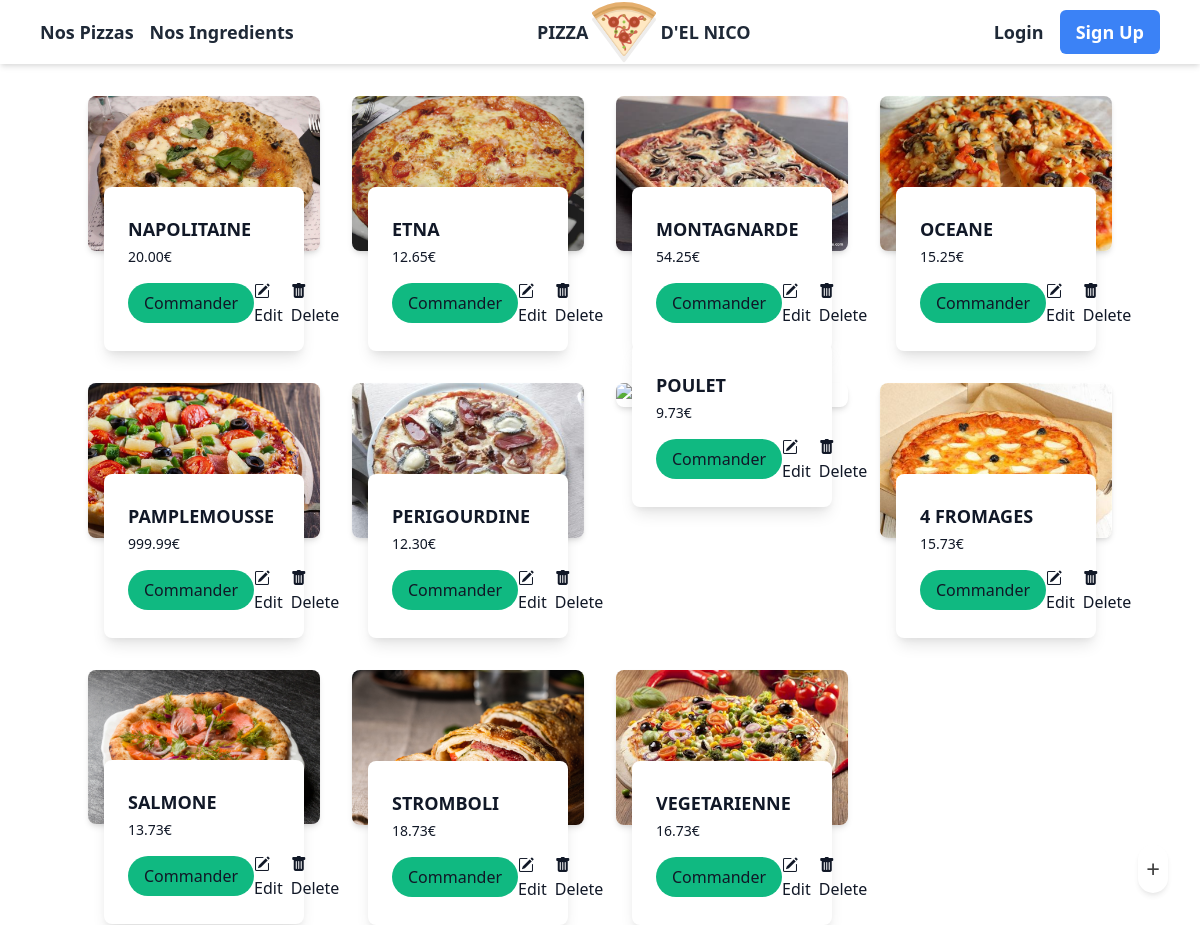
Before: / with the older database file.
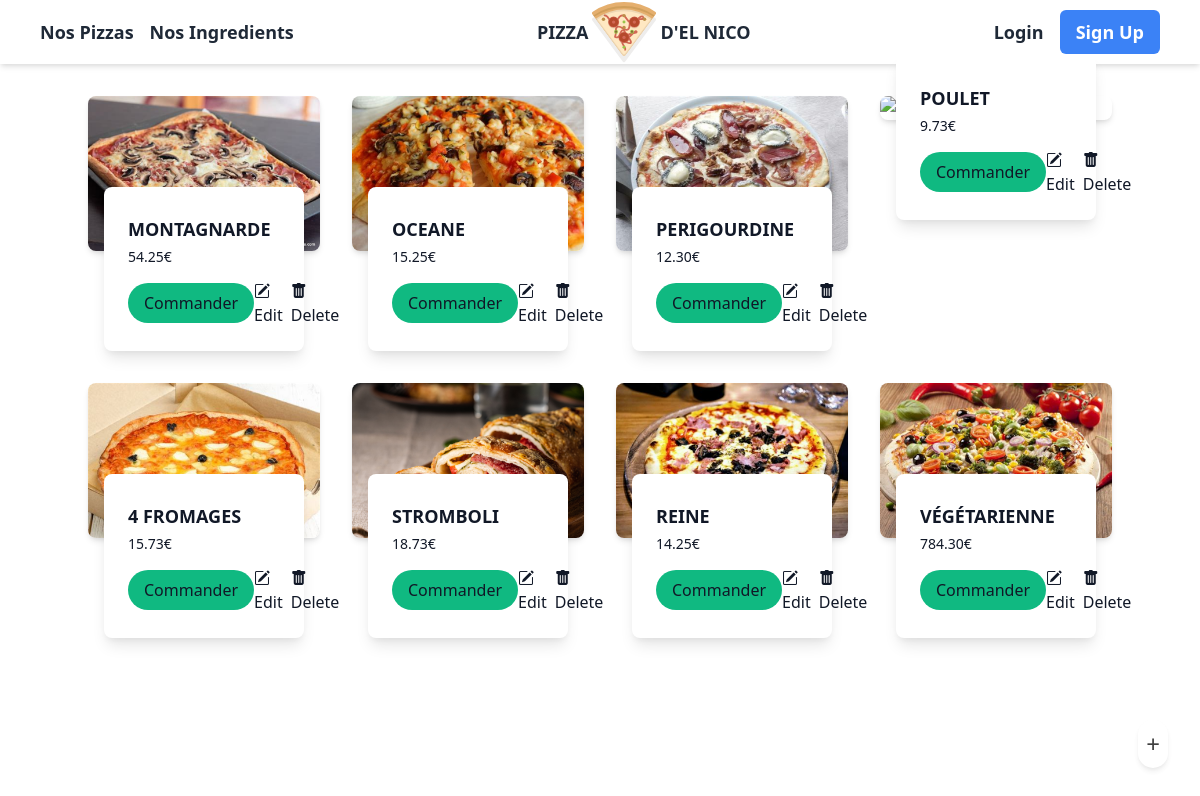
After: the same page with the newer database file.
### webpizza/models.py (models this page shows, shortened)
class Pizza(models.Model):
    idPizza = models.AutoField(primary_key=True)
    nomPizza = models.CharField(max_length=50, verbose_name='nom de la pizza')
    prix = models.DecimalField(max_digits=50, decimal_places=2, verbose_name='prix de la pizza')
    imagePizza = models.ImageField(upload_to='images/', null=True, blank=True)

### webpizza/views/Pizza.py (the view)
# urls.py: path('', PizzaView.pizzas),
    @staticmethod
    def pizzas(request):
        lesPizzas = Pizza.objects.all()
        return render(request, 'applipizza/pizzas.html', {'pizzas': lesPizzas})

### templates/applipizza/pizzas.html
{% extends 'applipizza/base.html' %}
{% block main %}
<div class="container mx-auto mt-8">
    <section class="grid grid-cols-1 sm:grid-cols-2 lg:grid-cols-4 gap-8">
        {% for piz in pizzas %}
            <div class="relative antialiased text-gray-900">
                <a href="{{ piz.idPizza }}">
                    <img src="{{ MEDIA_URL }}{{ piz.imagePizza }}" alt="{{ piz.nomPizza }}" class="w-full object-cover object-center rounded-lg shadow-md">
                </a>
                <div class="relative px-4 -mt-16 sm:px-6 lg:px-4">
                    <div class="bg-white p-6 rounded-lg shadow-lg">
                        <h4 class="mt-1 text-lg sm:text-xl lg:text-lg xl:text-xl font-semibold uppercase leading-tight truncate">{{ piz.nomPizza }}</h4>
                        <div class="mt-1 text-sm sm:text-base lg:text-sm xl:text-base">
                            {{ piz.prix }}€
                        </div>
                        <div class="mt-3 flex items-center justify-between">
                            <button type="button" class="btn btn-primary rounded-full bg-green-500 hover:bg-green-600 mt-2 sm:mt-0 px-4 py-2">Commander</button>
                            <div class="flex space-x-2">
                                <a href="{{ piz.idPizza }}/update" class="btn btn-sm btn-outline-warning">
                                    <i class="bi bi-pencil-square"></i> Edit
                                </a>
                                <a href="{{ piz.idPizza }}/delete" class="btn btn-sm btn-outline-danger">
                                    <i class="bi bi-trash-fill"></i> Delete
                                </a>
                            </div>
                        </div>
                    </div>
                </div>
            </div>
        {% endfor %}
    </section>
    <a href="/pizzas/add" class="fixed bottom-8 right-8 inline-block opacity-75 bg-white rounded-full p-2 shadow-md">
        <span class="text-2xl">+</span>
    </a>
</div>
{% endblock %}

### templates/applipizza/base.html (shortened to what this page needs)
{%  load tailwind_tags %}
<!DOCTYPE html>
<html lang="en">
<head>
    <link rel="stylesheet" href="https://cdn.jsdelivr.net/npm/bootstrap-icons@1.11.2/font/bootstrap-icons.min.css">
    {%  tailwind_css %}
</head>
<body>
    {%  include 'applipizza/header.html' %}
    {% block main %}{% endblock %}
</body>
</html>

### templates/applipizza/header.html
{% load static %}
<header class="bg-white text-gray-800 p-0 md:px-10 flex flex-col md:flex-row justify-between items-center shadow-md mx-auto w-70">
    <div class="md:flex space-x-4 mb-2 md:mb-0 hidden md:block">
        <a href="/pizzas/" class="text-gray-800 hover:text-blue-500 transition duration-300 font-bold text-lg">Nos Pizzas</a>
        <a href="/ingredients/" class="text-gray-800 hover:text-blue-500 transition duration-300 font-bold text-lg">Nos Ingredients</a>
    </div>
    <div class="flex items-center space-x-1 flex-grow justify-center mb-4 md:mb-0" style="margin: 0">
        <p class="text-lg font-bold font-inter">PIZZA</p>
        <img src="{% static 'logo.svg' %}" alt="Logo" class="h-16 w-16 mx-1">
        <p class="text-lg font-bold font-inter">D'EL NICO</p>
    </div>
    <div class="md:flex space-x-4 items-center mb-2 md:mb-0 hidden">
        <form method="get" action="/login/" class="m-0">
            <button type="submit" class="text-gray-800 hover:text-blue-500 transition duration-300 font-bold text-lg">Login</button>
        </form>
        <form method="get" action="/register/" class="m-0">
            <button type="submit" class="bg-blue-500 text-white px-4 py-2 rounded-md font-bold text-lg">Sign Up</button>
        </form>
    </div>
</header>

Changed rows visible on the page:
removed Pizza: imagePizza (picture), nomPizza "NAPOLITAINE", prix "20.00"
removed Pizza: imagePizza (picture), nomPizza "ETNA", prix "12.65"
removed Pizza: imagePizza (picture), nomPizza "PAMPLEMOUSSE", prix "999.99"
removed Pizza: imagePizza (picture), nomPizza "SALMONE", prix "13.73"
removed Pizza: imagePizza (picture), nomPizza "VEGETARIENNE", prix "16.73"
added Pizza: imagePizza (picture), nomPizza "REINE", prix "14.25"
added Pizza: imagePizza (picture), nomPizza "VÉGÉTARIENNE", prix "784.30"
